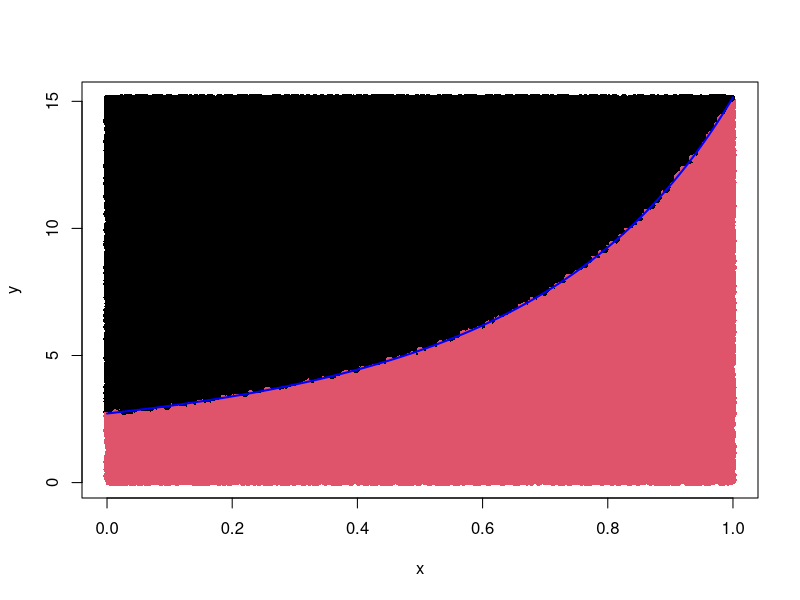

Here is the R script that generated this plot:
#投点法 Point method
n=100000;d=exp(exp(1))
x=runif(n);y=runif(n,0,d)
g<-function(x) {exp(exp(x))}
p<-length(x[y<=g(x)])/n;i<-p*d
rt<-c('I1'=i)
rt
plot(x,y,pch=16,col=c((y<=g(x))+1))
lines(sort(x),g(sort(x)),col="blue",lwd=2)

#随机值法 Random value method
f1<-function(n,a,b,f){
    x<-runif(n)
    i<-sum((b-a)*f(a+(b-a)*x))/n
    rt<-c('I2'=i)
    rt
}
n=100000;a=0;b=1
f<-function(x) {exp(exp(x))}
f1(n,a,b,f)

integrate(g,0,1)